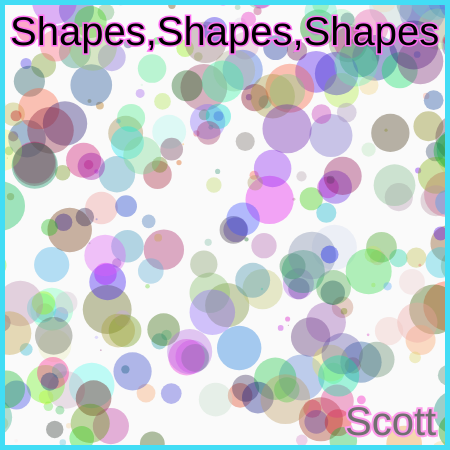
Frame 1 (no input)
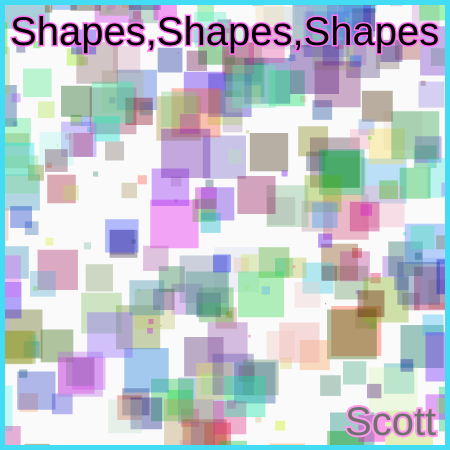
Frame 60 (no input)
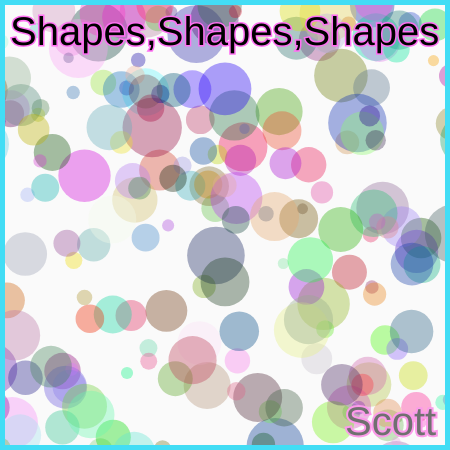
Frame 120 (the mouse pressed at the canvas centre since frame 60)

The p5.js sketch that drew these frames (run headless with seeded random() and noise() and a simulated clock; from frame 60 on, the mouse is pressed at the canvas centre):

// p5.js sketch
// ── sketch.js
var shape = [];
function setup() {
  createCanvas(450, 450);
  for(let i=0; i<random(500,3000);i++){
    shape.push(new makeShape(random(-100,600),random(-100,450),random(1,50),random(255),random(255),random(255),95));
  }
}

function draw() {
  background(250);
  noStroke();
  for(var i=0; i<shape.length; i++){
    shape[i].display();
    shape[i].color();
  }
  border();
  words();
}
function border(){
  fill(66, 221, 245);
  strokeWeight(0);
  //one solid color
  rect(0,0,5,450);
  rect(445,0,5,450);
  rect(0,0,450,5);
  rect(0,445,450,5);
}
function words(){
  fill(112);
  stroke(252, 154, 234);
  strokeWeight(4);
  textSize(40);
  text('Scott', 345, 435);
  fill(0);
  stroke(255, 112, 243);
  strokeWeight(3);
  textSize(40);
  text('Shapes,Shapes,Shapes', 10, 45);
}
class makeShape{
  constructor(x,y,diameter,red,green,blue,opacity){
    this.x= x;
    this.y= y;
    this.diam=diameter;
    this.red=red;
    this.green=green;
    this.blue=blue;
    this.opacity=opacity;
    this.counter=0;
  }
  display(){
    if(this.counter>500){
      fill(this.red,this.green,this.blue,this.opacity);
      square(this.x,this.y,this.diam);
      this.x=this.x+random(1,5);
    }
    else if(this.counter<500){
      fill(this.red,this.green,this.blue,this.opacity);
      circle(this.x,this.y,this.diam);
      this.x=this.x-random(1,5);
    }


    }

  color(){
    this.counter=this.counter+10;
    if(this.counter>1000){
      this.red=random(255);
      this.green=random(255);
      this.blue=random(255);
      this.x=random(-200,800);
      this.y=random(0,600);
      if(this.counter>1000){
        this.diam+=1+random(5,10);
        if(this.diam>100){
          this.diam=5;
        }}
          this.counter=0;
    }
  }
}
